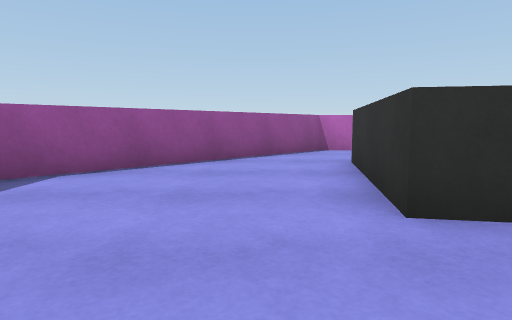
view 1 (above)

24 first-person views from a walk through a 3-D level made in the Unity game engine. The camera is 0.72 m above the floor, tilts 6° down and sees 75° across. The floor is counted in squares, 1 m on a side. Each view is taken from the middle of a square. On the plan, view 1 faces up. The plan holds only what a view shows up to about 10 squares ahead; the rest is blank. The place goes on beyond the plan. Surface patterns are stand-ins for the level's own textures.

view 2
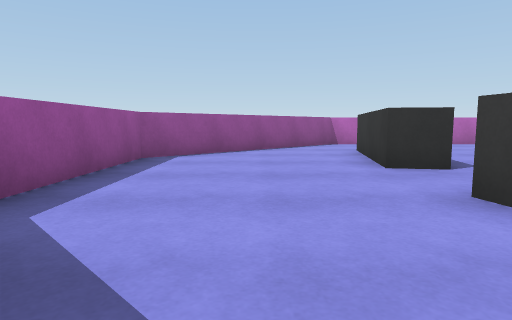

view 3
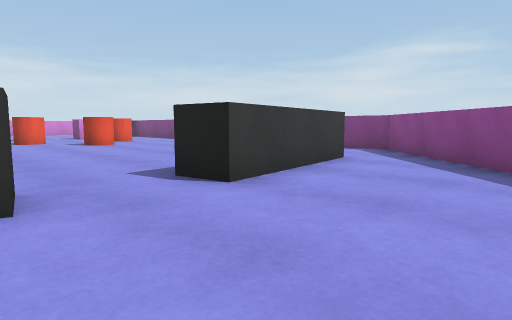

view 4
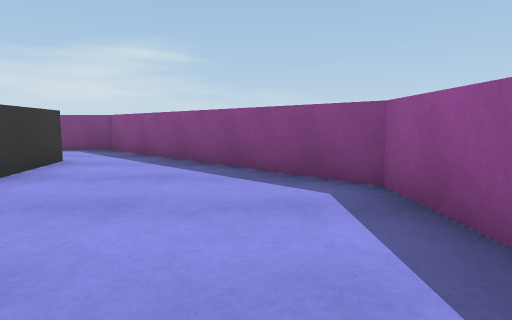

view 5
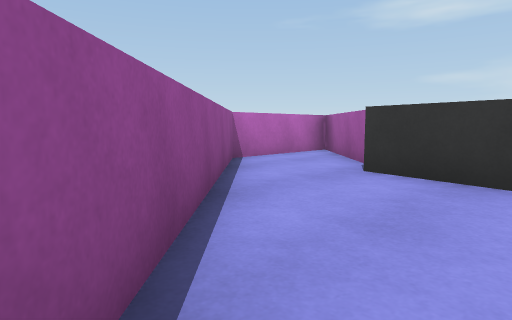

view 6
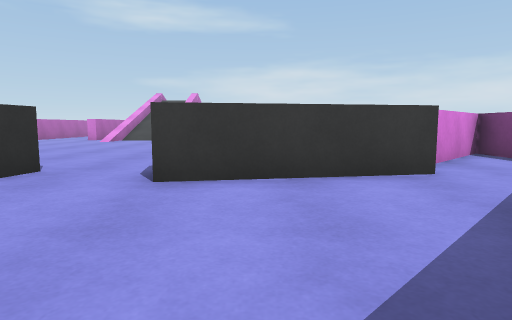

view 7
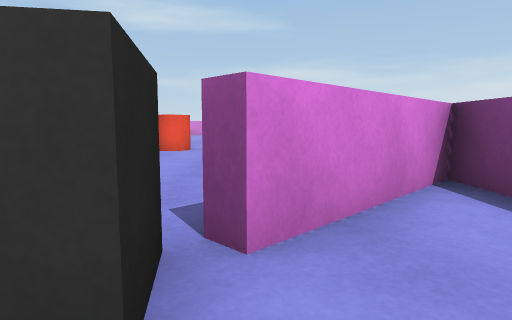

view 8
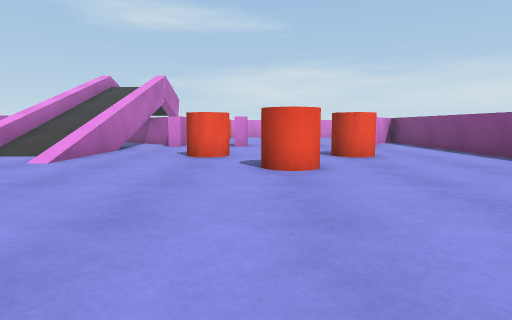

view 9
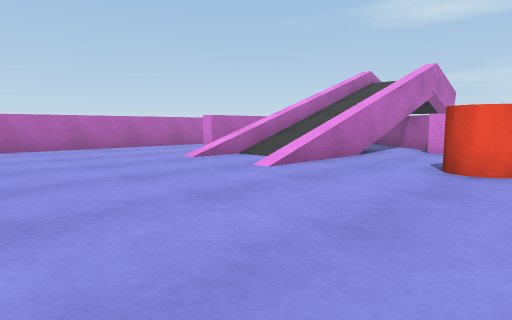

view 10
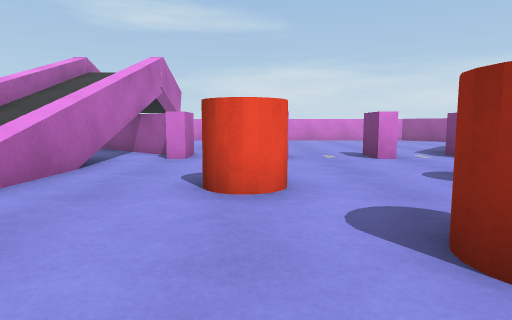

view 11
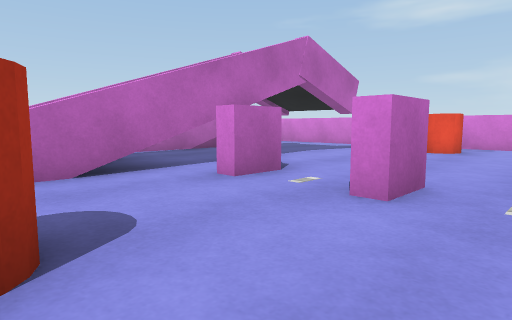

view 12
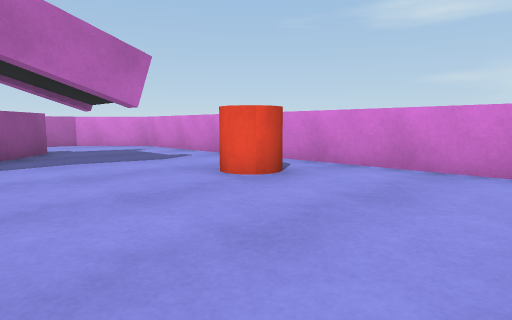

view 13
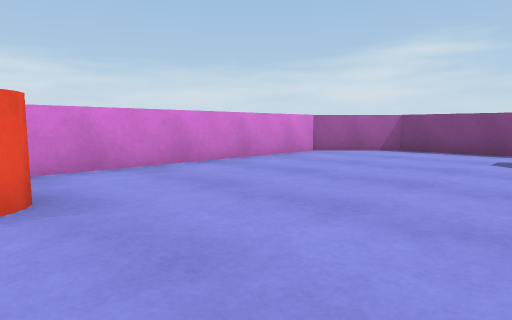

view 14
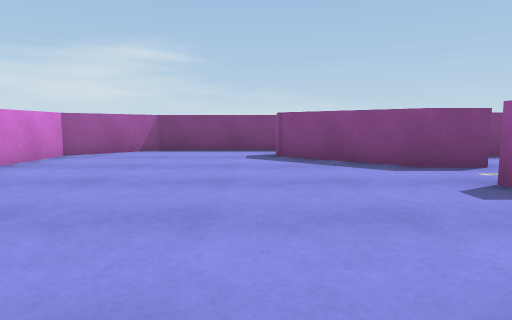

view 15
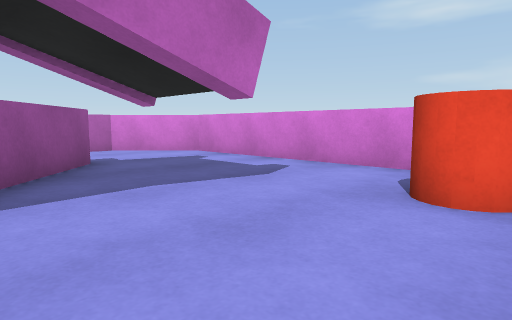

view 16
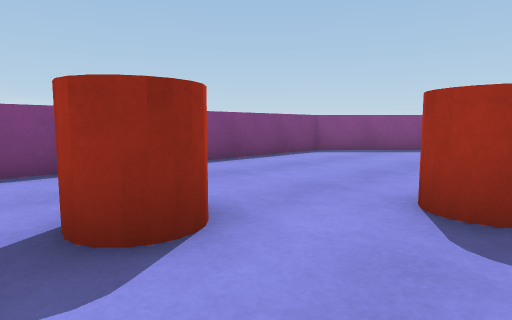

view 17
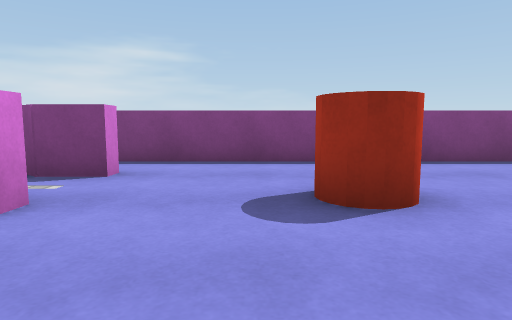

view 18
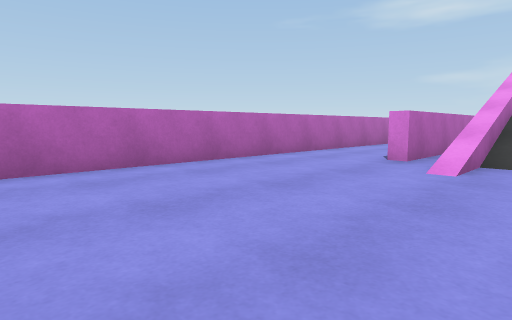

view 19
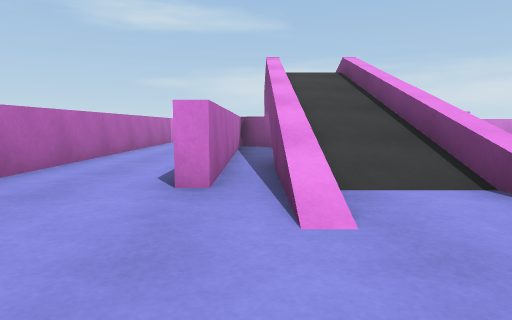

view 20
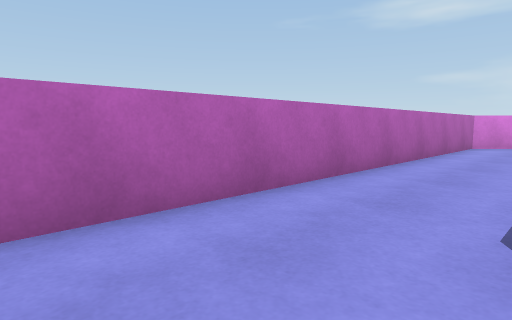

view 21
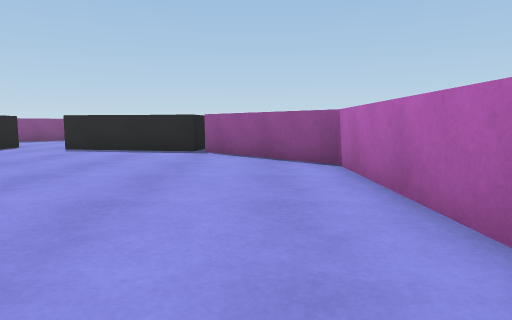

view 22
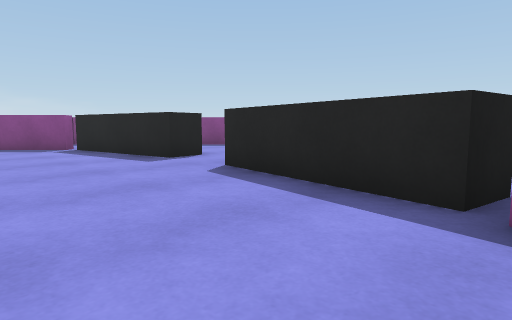

view 23
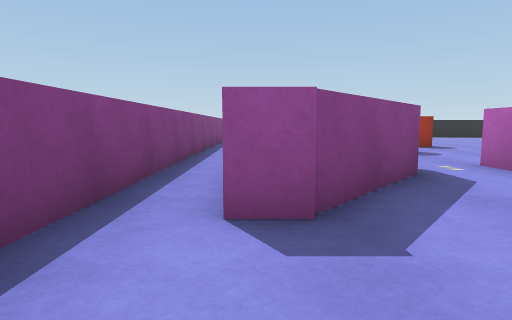

view 24
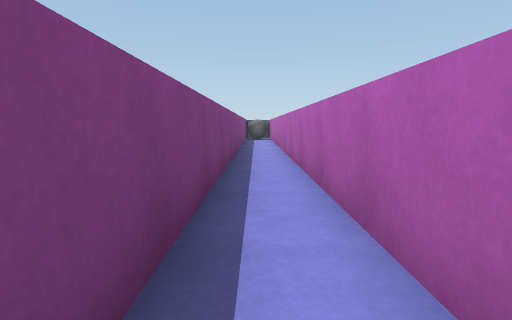

### Floor plan
Key: @ floor where view 1 was taken; # wall or solid block; . floor; / step, stairs or slope; = window, fence, low wall or low ledge; ^ raised ledge; C red cylinder; B block.
Columns run from 4 left of view 1 to 25 right of it. Each row starts with its distance up from view 1.
 10      #######################
  9     ##...#.................##
  8    ##...##..................##
  7   ##...##........#########...#
  6  ##...##........./====..##...#
  5 ##....#........../////=##....#
  4 #.....#........../////=#.....#
  3 #.....#.........=^^^==##.....#
  2 #...................B#.......#
  1 #.........................CC.#
  0 #...@.#..........C..BB.......#
 -1 #.....#........C.............#
 -2 ##....#.......CC.............#
 -3  ##...##.........C..BB.......#
 -4   ##...##........C...........#
 -5    ##...##..........B##......#
 -6     ##...#............##.....#
 -7       ##################....##
 -8              ..............##
 -9              ###############

Where each view was taken, in squares from view 1:
view 1: 0 up, 0 right, facing up
view 2: 3 down, 1 left, facing up
view 3: 3 up, 2 left, facing down-right
view 4: 3 up, 2 left, facing down
view 5: 4 up, 3 left, facing up-right
view 6: 1 down, 3 left, facing right
view 7: 4 down, 1 right, facing right
view 8: 1 down, 5 right, facing right
view 9: 1 down, 7 right, facing up-right
view 10: 0 up, 9 right, facing right
view 11: 2 down, 13 right, facing up-right
view 12: 3 down, 19 right, facing up-right
view 13: 1 up, 19 right, facing down-right
view 14: 1 up, 20 right, facing down
view 15: 0 up, 19 right, facing up-right
view 16: 1 down, 14 right, facing down-left
view 17: 0 up, 14 right, facing down
view 18: 4 up, 6 right, facing up-right
view 19: 6 up, 9 right, facing right
view 20: 7 up, 11 right, facing up-right
view 21: 8 up, 12 right, facing left
view 22: 7 up, 6 right, facing down-left
view 23: 7 down, 22 right, facing left
view 24: 8 down, 19 right, facing left
